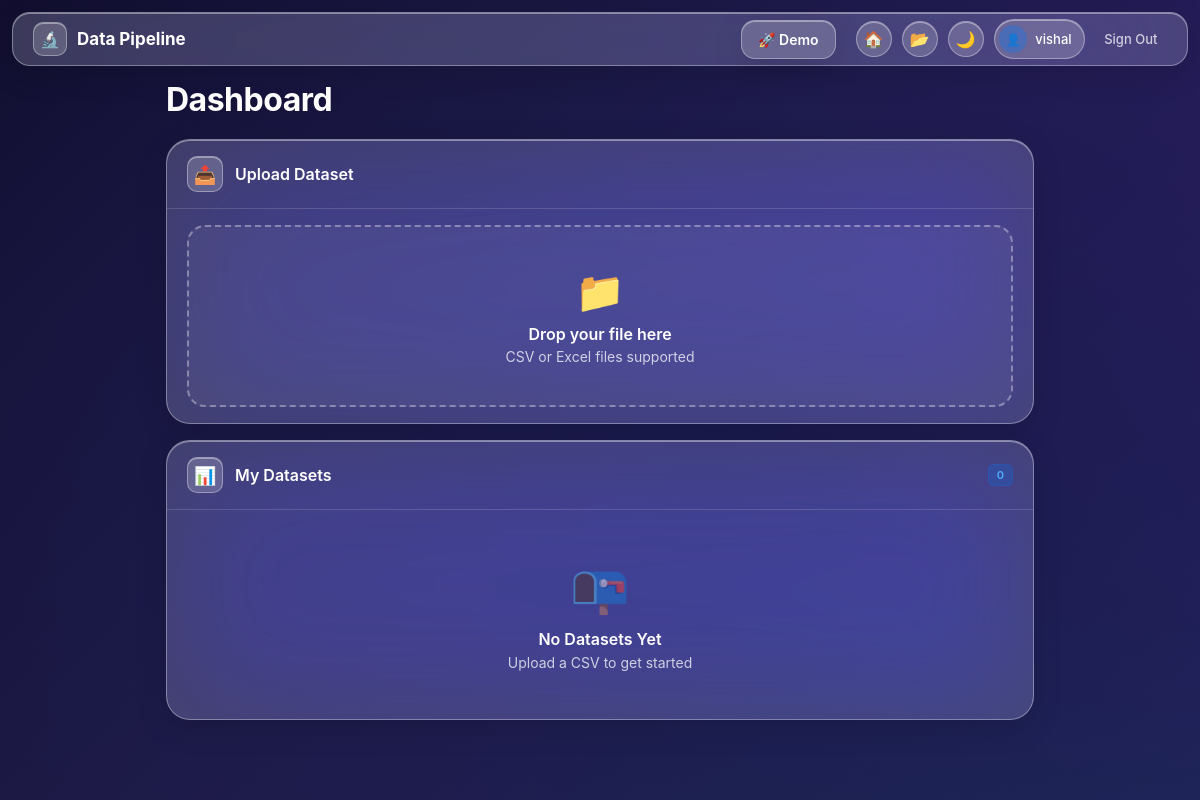
Page /dashboard (signed in) on the earlier database version.
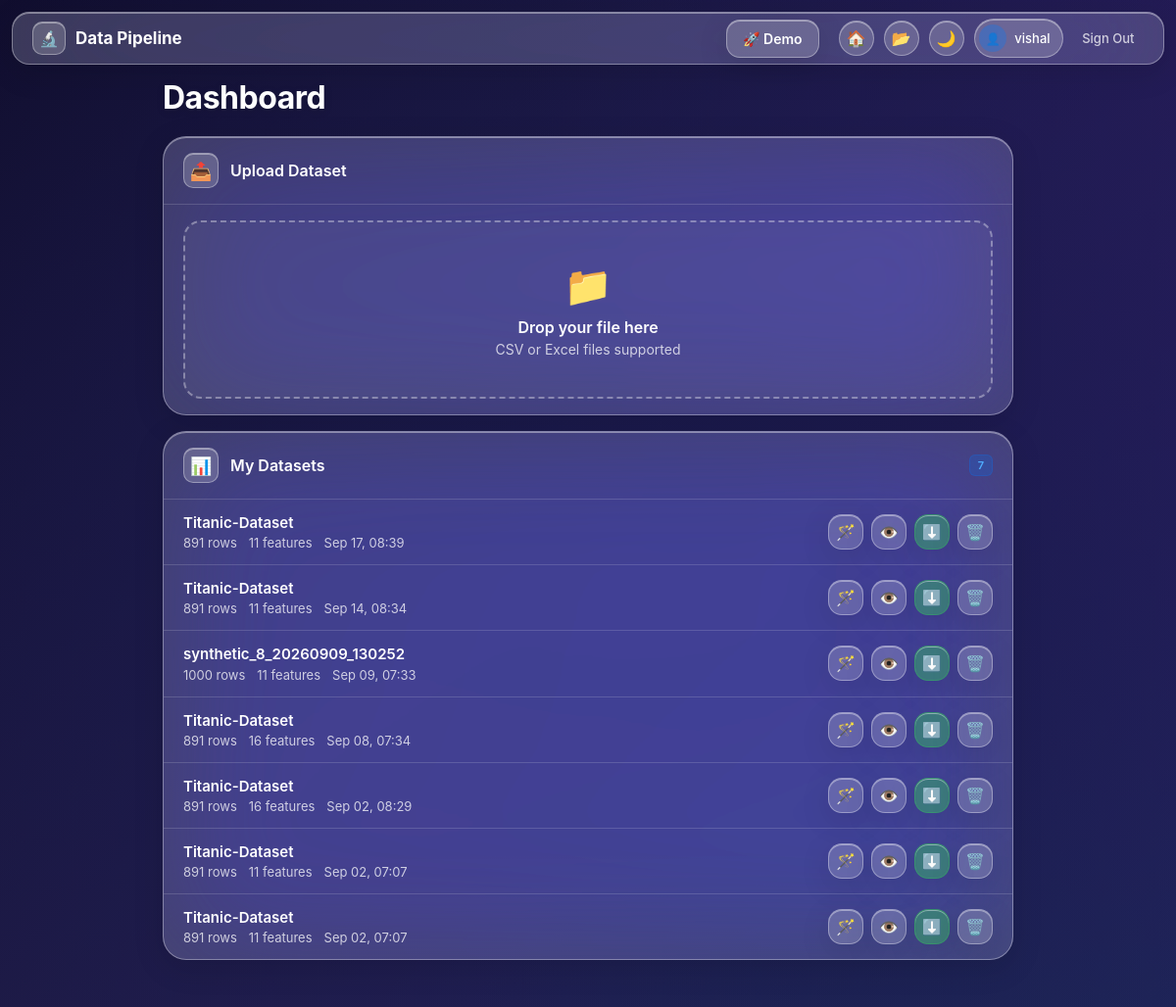
Same page on the later database version.
### app.py (models this page shows, shortened)
class User(db.Model):
    id = db.Column(db.Integer, primary_key=True)
    username = db.Column(db.String(80), unique=True, nullable=False)
    email = db.Column(db.String(120), unique=True, nullable=False)
    password_hash = db.Column(db.String(256), nullable=False)
    created_at = db.Column(db.DateTime, default=datetime.utcnow)
    datasets = db.relationship('Dataset', backref='owner', lazy=True)

class Dataset(db.Model):
    id = db.Column(db.Integer, primary_key=True)
    name = db.Column(db.String(200), nullable=False)
    original_filename = db.Column(db.String(200), nullable=False)
    cleaned_path = db.Column(db.String(500))
    final_path = db.Column(db.String(500))
    original_rows = db.Column(db.Integer)
    original_cols = db.Column(db.Integer)
    cleaned_rows = db.Column(db.Integer)
    cleaned_cols = db.Column(db.Integer)
    final_rows = db.Column(db.Integer)
    final_cols = db.Column(db.Integer)
    target_column = db.Column(db.String(100))
    problem_type = db.Column(db.String(50))
    processing_log = db.Column(db.Text)
    model_path = db.Column(db.String(500))
    model_results = db.Column(db.Text)
    created_at = db.Column(db.DateTime, default=datetime.utcnow)
    user_id = db.Column(db.Integer, db.ForeignKey('user.id'), nullable=False)

### app.py (the view)
@app.route('/dashboard')
@jwt_required
def dashboard():
    datasets = Dataset.query.filter_by(user_id=g.current_user.id).order_by(Dataset.created_at.desc()).all()
    return render_template('dashboard.html', datasets=datasets, user=g.current_user)

### app.py (called while the page is built)
def decode_token(token):
    try:
        payload = pyjwt.decode(token, JWT_SECRET_KEY, algorithms=[JWT_ALGORITHM])
        return payload
    except pyjwt.ExpiredSignatureError:
        return None
    except pyjwt.InvalidTokenError:
        return None

def get_current_user():
    token = None
    token = request.cookies.get('access_token')
    if not token:
        auth_header = request.headers.get('Authorization', '')
        if auth_header.startswith('Bearer '):
            token = auth_header[7:]
    if not token:
        return None
    payload = decode_token(token)
    if not payload or payload.get('type') != 'access':
        return None
    user = User.query.get(int(payload['sub']))
    return user

def jwt_required(f):
    @wraps(f)
    def decorated(*args, **kwargs):
        user = get_current_user()
        if not user:
            if request.is_json or request.headers.get('Authorization'):
                return jsonify({'error': 'Authentication required', 'code': 'TOKEN_EXPIRED'}), 401
            return redirect(url_for('login'))
        g.current_user = user
        return f(*args, **kwargs)
    return decorated

### templates/dashboard.html (shortened to what this page needs)
<!DOCTYPE html>
<html lang="en" data-theme="dark">
<head>
</head>
<body>
    <div class="wallpaper"></div>
    <nav class="navbar">
        <a href="{{ url_for('index') }}" class="navbar-brand">
            <div class="brand-icon">🔬</div>
            <span>Data Pipeline</span>
        </a>
        <div class="navbar-actions">
            <a href="{{ url_for('demo_page') }}" class="btn" style="text-decoration: none; margin-right: 10px;">🚀
                Demo</a>
            <a href="{{ url_for('index') }}" class="btn-icon" title="Home"
                style="width:36px;height:36px;border-radius:50%;background:var(--glass-bg);backdrop-filter:var(--glass-blur);-webkit-backdrop-filter:var(--glass-blur);border:1px solid var(--glass-border);box-shadow:var(--glass-inner);display:flex;align-items:center;justify-content:center;font-size:1rem;text-decoration:none;transition:transform 0.15s;">🏠</a>
            <a href="{{ url_for('file_manager') }}"
                style="width:36px;height:36px;border-radius:50%;background:var(--glass-bg);backdrop-filter:var(--glass-blur);-webkit-backdrop-filter:var(--glass-blur);border:1px solid var(--glass-border);box-shadow:var(--glass-inner);display:flex;align-items:center;justify-content:center;font-size:1rem;text-decoration:none;transition:transform 0.15s;"
                title="File Manager">📂</a>
            <button class="theme-btn" onclick="toggleTheme()" id="theme-icon">🌙</button>
            <div class="user-pill">
                <div class="user-avatar">👤</div>
                <span>{{ user.username }}</span>
            </div>
            <a href="{{ url_for('logout') }}" class="btn-logout">Sign Out</a>
        </div>
    </nav>
    <div class="main-content">
        <h1 class="page-title">Dashboard</h1>
        <div class="glass-card">
            <div class="card-header">
                <div class="card-icon">📤</div>
                <h2>Upload Dataset</h2>
            </div>
            <div class="card-body">
                <div class="upload-zone" id="upload-zone" onclick="document.getElementById('file-input').click()">
                    <div class="upload-icon">📁</div>
                    <div class="upload-text">Drop your file here</div>
                    <div class="upload-hint">CSV or Excel files supported</div>
                </div>
            </div>
        </div>
        <div class="glass-card">
            <div class="card-header">
                <div class="card-icon">📊</div>
                <h2>My Datasets</h2>
                <span class="badge">{{ datasets|length }}</span>
            </div>
            {% if datasets %}
            <div id="datasets-list">
                {% for dataset in datasets %}
                <div class="list-item" id="dataset-{{ dataset.id }}">
                    <div class="list-item-content">
                        <h3>{{ dataset.name }}</h3>
                        <div class="list-item-meta">
                            <span>{{ dataset.original_rows }} rows</span>
                            <span>{{ dataset.final_cols }} features</span>
                            <span>{{ dataset.created_at.strftime('%b %d, %H:%M') }}</span>
                        </div>
                    </div>
                    <div class="list-item-actions">
                        <button class="btn btn-icon" onclick="openTransformModal({{ dataset.id }})"
                            title="Transform">🪄</button>
                        <a href="{{ url_for('view_dataset', dataset_id=dataset.id) }}" class="btn btn-icon"
                            title="View">👁️</a>
                        <a href="{{ url_for('download_dataset', dataset_id=dataset.id, file_type='final') }}"
                            class="btn btn-icon btn-success" title="Download">⬇️</a>
                        <button class="btn btn-icon" onclick="triggerDelete({{ dataset.id }}, this)"
                            title="Delete">🗑️</button>
                    </div>
                </div>
                {% endfor %}
            </div>
            {% else %}
            <div class="empty-state">
                <div class="empty-icon">📭</div>
                <div class="empty-title">No Datasets Yet</div>
                <div class="empty-text">Upload a CSV to get started</div>
            </div>
            {% endif %}
        </div>
    </div>
</body>
</html>

Differences in the rows shown:
added Dataset: name "Titanic-Dataset", original_rows "891", final_cols "11", created_at "Sep 17, 08:39"
added Dataset: name "Titanic-Dataset", original_rows "891", final_cols "11", created_at "Sep 14, 08:34"
added Dataset: name "synthetic_8_20260909_130252", original_rows "1000", final_cols "11", created_at "Sep 09, 07:33"
added Dataset: name "Titanic-Dataset", original_rows "891", final_cols "16", created_at "Sep 08, 07:34"
added Dataset: name "Titanic-Dataset", original_rows "891", final_cols "16", created_at "Sep 02, 08:29"
added Dataset: name "Titanic-Dataset", original_rows "891", final_cols "11", created_at "Sep 02, 07:07"
added Dataset: name "Titanic-Dataset", original_rows "891", final_cols "11", created_at "Sep 02, 07:07"
Other differences:
{{ datasets|length }}: "0" → "7"
text no longer shown: "📭 No Datasets Yet Upload a CSV to get started"
